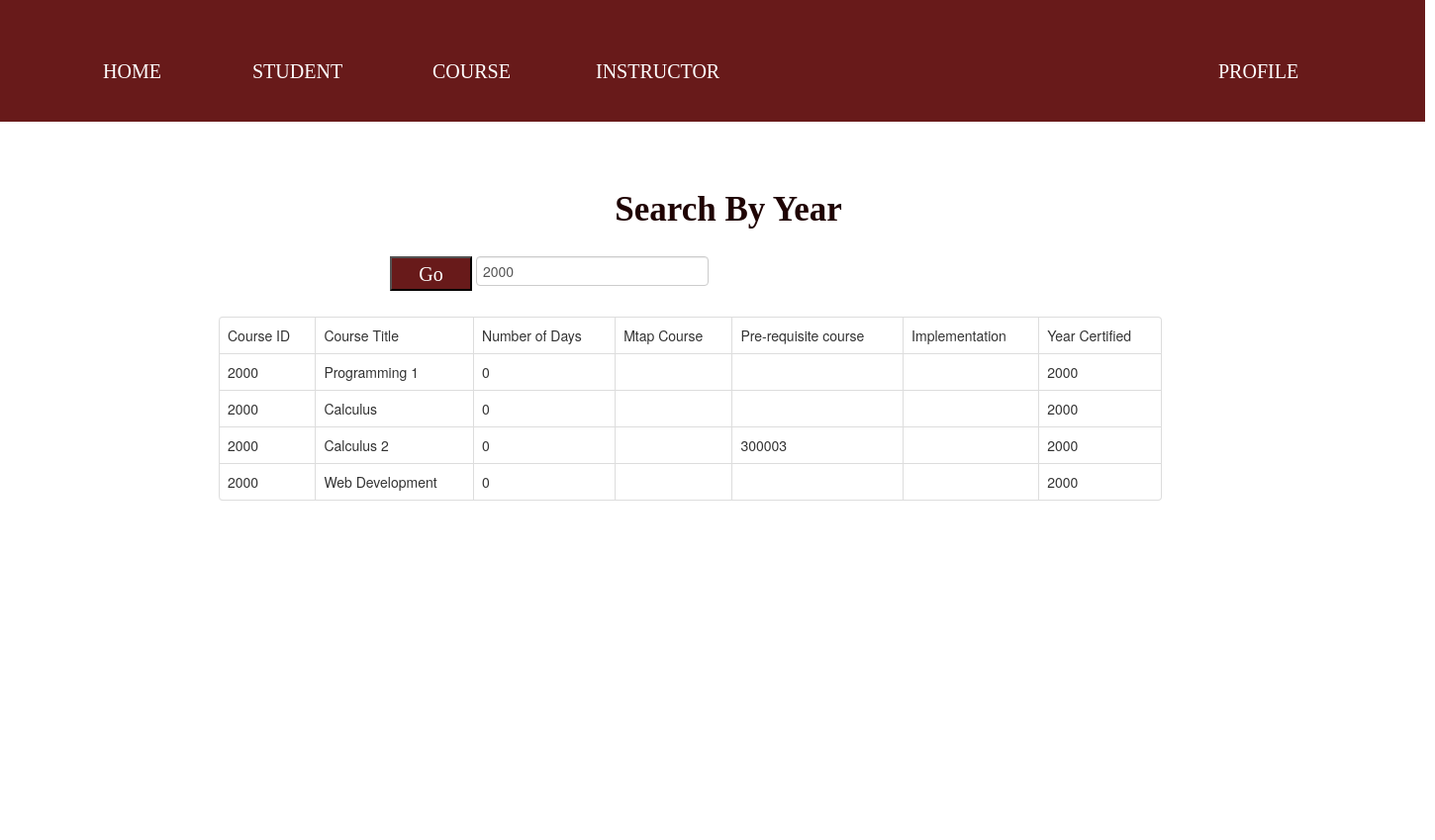
Screenshot of /student/search/search_year.php?year=2000 with the database file from the repository.
### tables this page shows
CREATE TABLE `course` (
  `course_id` int(11) NOT NULL,
  `course_title` varchar(30) NOT NULL,
  `number_of_days` int(11) NOT NULL DEFAULT 1,
  `mtap_course` varchar(200) DEFAULT NULL,
  `pre_requisite_course` int(11) DEFAULT NULL,
  `implementation` varchar(200) DEFAULT NULL,
  `year_certified` int(4) NOT NULL
);

### student/search/search_year.php (the view, shortened to what this page needs)
<!DOCTYPE html>
<html>
<head>
    <link rel="stylesheet" a href="bootstrap.min.css"/>
</head>
<body>
    <h2>Search By Year</h2>
    <div class="s">
        <h3 class="h1">HOME</h3>
        <h3 class="h2">STUDENT</h3>
        <h3 class="h3">COURSE</h3>
        <h3 class="h4">INSTRUCTOR</h3>
        <h3 class="h5">PROFILE</h3>
    </div>
     <form action="" method="GET">
        <div>
            <div>
                <input type="text" name="year" value="<?php if(isset($_GET['year'])){echo $_GET['year'];} ?>" class="form-control c">
            </div>
            <div>
                <button type="submit" class="b">Go</button>
            </div>
        </div>
    </form>
     <div class="container d">
            <div class="row">
                <div class="col m-auto">
                    <div class="card mt-5">
                        <table class="table table-bordered">
                             <?php
                                    $con = mysqli_connect("localhost","root","","finals");
                                    if(isset($_GET['year']))
                                    {
                                        $year = $_GET['year'];
                                        $query = "SELECT * FROM course WHERE year_certified='$year' ";
                                        $query_run = mysqli_query($con, $query);
                                        if(mysqli_num_rows($query_run) > 0)
                                        {
                                            ?>
                                            <tr>
                                                <td> Course ID </td>
                                                <td> Course Title </td>
                                                <td> Number of Days </td>
                                                <td> Mtap Course </td>
                                                <td> Pre-requisite course </td>
                                                <td> Implementation </td>
                                                <td> Year Certified </td>
                                            </tr>
                                            <?php
                                            foreach($query_run as $row)
                                            {
                                                    $course_title = $row['course_title'];
                                                    $days = $row['number_of_days'];
                                                    $mtap = $row['mtap_course'];
                                                    $pre_course = $row['pre_requisite_course'];
                                                    $implementation = $row['implementation'];
                                                    $year = $row['year_certified'];
                                                ?>
                                                <tr>
                                                    <td><?php echo $year ?></td>
                                                    <td><?php echo $course_title ?></td>
                                                    <td><?php echo $days ?></td>
                                                    <td><?php echo $mtap ?></td>
                                                    <td><?php echo $pre_course ?></td>
                                                    <td><?php echo $implementation ?></td>
                                                    <td><?php echo $year ?></td>
                                                </tr>
                                                <?php
                                            }
                                        }
                                        else
                                        {
                                            echo "No Record Found";
                                        }
                                    }
                                ?>
                        </table>
                    </div>
                </div>
            </div>
        </div>
</body>
</html>

### student/search/search_year.php (style rules this page uses)
.s { position: absolute; width: 1440px; height: 123px; left: 0px; top: 0px; background: #681A1A; }
.b { position: absolute; width: 83px; height: 35px; left: 394px; top: 259px; font-family: 'Montserrat'; font-style: normal; font-weight: 400; font-size: 20px; line-height: 24px; text-align: center; color: #FFFFFF; background: #681A1A; }
.c { position: absolute; width: 221px; height: 35px; left: 481px; top: 259px; background: #D9D9D9; }
.d { position: absolute; width: 933px; height: 529px; left: 241px; top: 320px; }
h2 { position: absolute; width: 508px; height: 33px; left: 482px; top: 180px; font-family: 'Montserrat'; font-style: normal; font-weight: 700; font-size: 35px; line-height: 43px; text-align: center; color: #1F0303; }
.h1 { position: absolute; width: 73px; height: 19px; left: 104px; top: 50px; font-family: 'Montserrat'; font-style: normal; font-weight: 400; font-size: 20px; line-height: 24px; color: #FFFFFF; }
.h2 { position: absolute; width: 104px; height: 19px; left: 255px; top: 50px; font-family: 'Montserrat'; font-style: normal; font-weight: 400; font-size: 20px; line-height: 24px; color: #FFFFFF; }
.h3 { position: absolute; width: 96px; height: 19px; left: 437px; top: 50px; font-family: 'Montserrat'; font-style: normal; font-weight: 400; font-size: 20px; line-height: 24px; color: #FFFFFF; }
.h4 { position: absolute; width: 158px; height: 19px; left: 602px; top: 50px; font-family: 'Montserrat'; font-style: normal; font-weight: 400; font-size: 20px; line-height: 24px; color: #FFFFFF; }
.h5 { position: absolute; width: 99px; height: 19px; left: 1231px; top: 50px; font-family: 'Montserrat'; font-style: normal; font-weight: 400; font-size: 20px; line-height: 24px; color: #FFFFFF; }

### rows the page displays
course: year_certified "2000", course_title "Programming 1", number_of_days "0"
course: year_certified "2000", course_title "Calculus", number_of_days "0"
course: year_certified "2000", course_title "Calculus 2", number_of_days "0", pre_requisite_course "300003"
course: year_certified "2000", course_title "Web Development", number_of_days "0"
